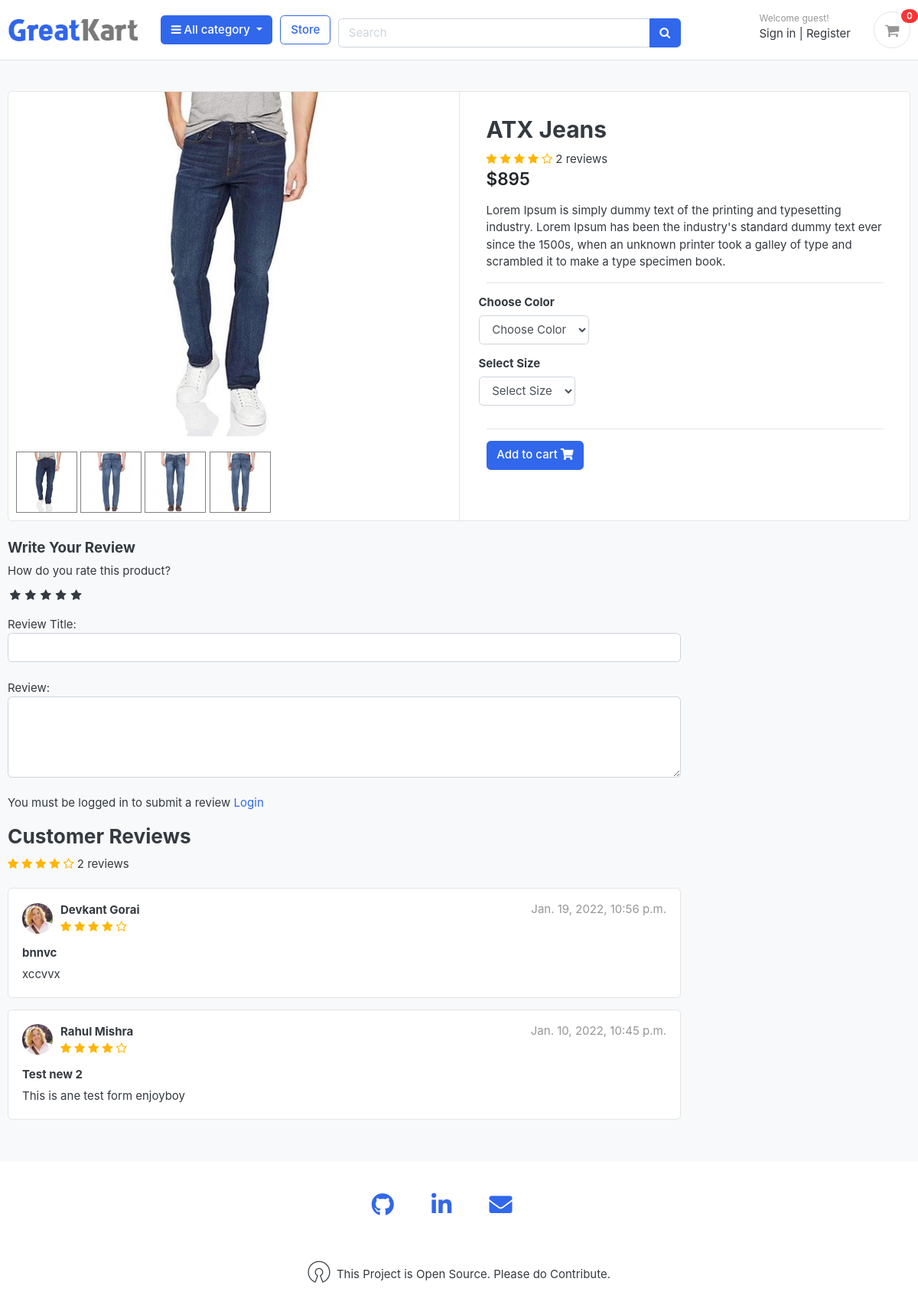
/store/category/jeans/atx-jeans/, run on an earlier commit of the app's database.
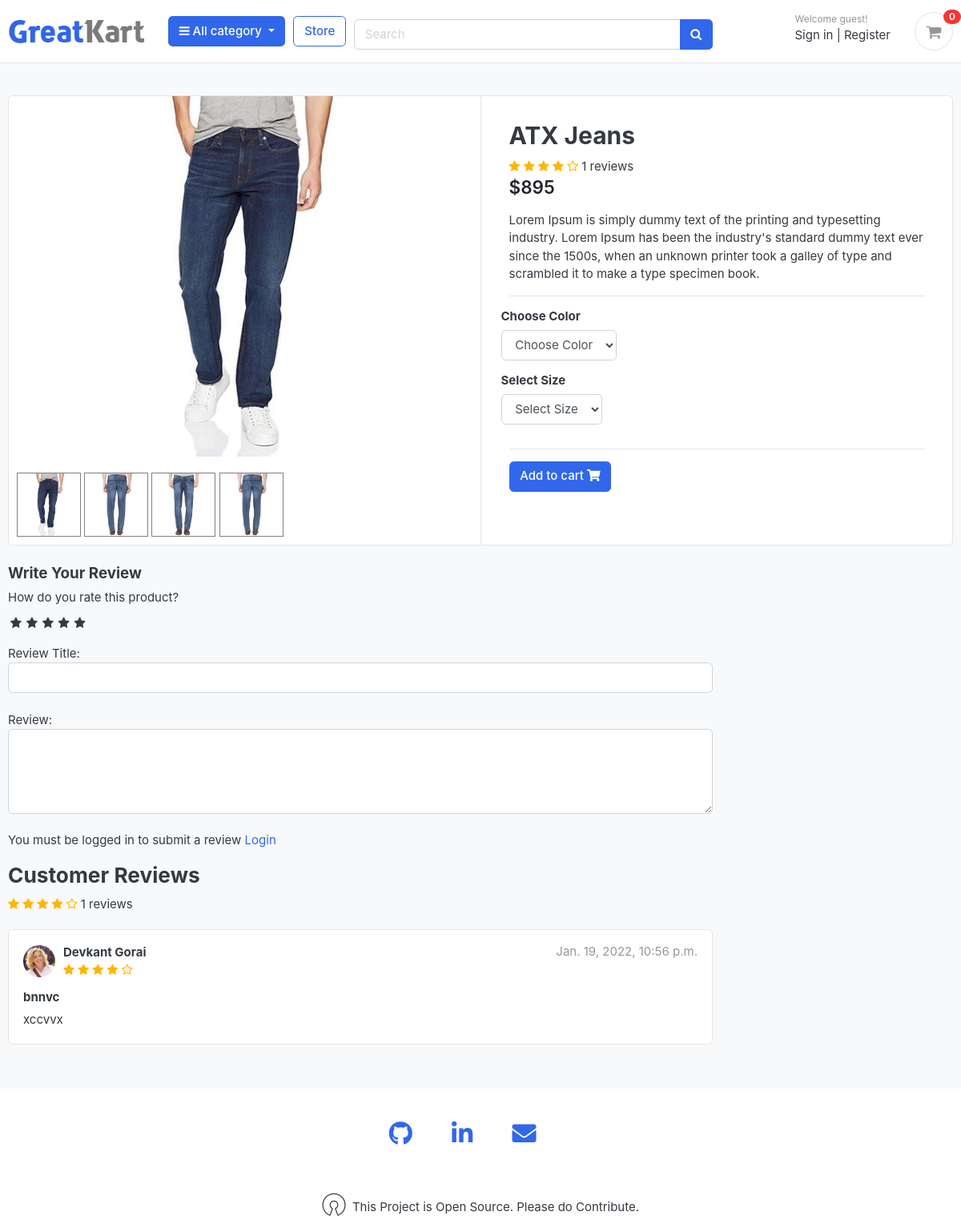
And on a later commit of the database.
### store/models.py (models this page shows, shortened)
class Product(models.Model):
	product_name = models.CharField(max_length=255,unique=True)
	slug = models.SlugField(max_length=200,unique=True)
	description = models.TextField(max_length=500,blank = True)
	price = models.IntegerField()
	images = models.ImageField(upload_to='photos/products')
	stock = models.IntegerField()
	is_available = models.BooleanField(default=True)
	category = models.ForeignKey(Category, on_delete=models.CASCADE)
	created_date = models.DateTimeField(auto_now_add = True)
	modified_date = models.DateTimeField(auto_now = True)
	def averageReview(self):
		reviews = ReviewRating.objects.filter(product = self, status = True).aggregate(average= Avg('rating'))
		avg = 0
		if reviews['average'] is not None:
			avg = float(reviews['average'])
		return avg
	def countReview(self):
		reviews = ReviewRating.objects.filter(product = self, status =True).aggregate(count = Count('id'))
		count = 0
		if reviews['count'] is not None:
			count = int(reviews['count'])
		return count

class ProductGallery(models.Model):
	product = models.ForeignKey(Product,default=None,on_delete=models.CASCADE)
	image = models.ImageField(upload_to='store/products',max_length=255)
	class Meta:
		verbose_name = 'productgallery'
		verbose_name_plural = 'product gallery'

class ReviewRating(models.Model):
	product = models.ForeignKey(Product,on_delete=models.CASCADE)
	user = models.ForeignKey(Account,on_delete=models.CASCADE)
	subject = models.CharField(max_length = 100,blank=True)
	review = models.TextField(max_length =500,blank=True)
	rating = models.FloatField()
	ip = models.CharField(max_length =20,blank=True)
	status = models.BooleanField(default = True)
	created_at = models.DateTimeField(auto_now_add=True)
	updated_at = models.DateTimeField(auto_now=True)

### accounts/models.py (models this page shows, shortened)
class Account(AbstractBaseUser):
	first_name = models.CharField(max_length=50)
	last_name = models.CharField(max_length=50)
	username = models.CharField(max_length=50,unique=True)
	email = models.EmailField(max_length=50,unique=True)
	phone_number = models.CharField(max_length=50)
	date_joined = models.DateTimeField(auto_now_add=True)
	last_login = models.DateTimeField(auto_now_add=True)
	is_admin = models.BooleanField(default=False)
	is_staff = models.BooleanField(default=False)
	is_active = models.BooleanField(default=False)
	is_superadmin = models.BooleanField(default=False)
	USERNAME_FIELD = 'email'
	REQUIRED_FIELDS = ['username','first_name','last_name']
	objects = MyAccountManager()
	def full_name(self):
		return f'{self.first_name} {self.last_name}'

### store/views.py (the view)
# urls.py: path('category/<slug:category_slug>/<slug:product_slug>/', views.product_detail , name='product_detail'),
def product_detail(request,category_slug,product_slug):
	try:
		single_product = Product.objects.get(category__slug = category_slug,slug = product_slug)
		in_cart = CartItem.objects.filter(cart__cart_id = _cart_id(request),product = single_product)
	except Exception as e:
		raise e
	if request.user.is_authenticated:
		try:
			orderproduct = OrderProduct.objects.filter(user = request.user, product_id = single_product.id).exists()
		except:
			orderproduct = None
	else:
		orderproduct = None
	reviews = ReviewRating.objects.filter(product_id = single_product.id, status = True)
	product_gallery = ProductGallery.objects.filter(product_id=single_product.id)
	context = {
		'single_product': single_product,
		'in_cart': in_cart,
		'orderproduct':orderproduct,
		'reviews': reviews,
		'product_gallery':product_gallery
	}
	return render(request,'store/product_detail.html',context)

### templates/store/product_detail.html (shortened to what this page needs)
{% extends "base.html" %}
{% load static %}
{% block content %}
<section class="section-content padding-y bg">
<div class="container">
<div class="card">
	<div class="row no-gutters">
		<aside class="col-md-6">
<article class="gallery-wrap">
	<div class="img-big-wrap mainImage">
		<center>
		<img src="{{single_product.images.url}}">
		</center>
	</div>
</article>
<ul class="thumb" >
	<li>
	<a href="{{single_product.images.url}}" target="mainImage"><img src="{{single_product.images.url}}" alt="Product Image"></a>
		{% for i in product_gallery %}
			<a href="{{i.image.url}}" target="mainImage"><img src="{{i.image.url}}" alt="Product Image"></a>
		{% endfor %}
	</li>
</ul>
</aside>
<main class="col-md-6 border-left">
<form action="{% url 'add_cart' single_product.id %}" method="POST">
	<article class="content-body">
		<h2 class="title">{{single_product.product_name}}</h2>
		<div class="rating-star">
					<span>
						<i class="fa fa-star{% if single_product.averageReview < 0.5 %}-o{% elif single_product.averageReview  >= 0.5 and single_product.averageReview < 1 %}-half-o {% endif %}" aria-hidden="true"></i>
						<i class="fa fa-star{% if single_product.averageReview < 1.5 %}-o{% elif single_product.averageReview  >= 1.5 and single_product.averageReview < 2 %}-half-o {% endif %}" aria-hidden="true"></i>
						<i class="fa fa-star{% if single_product.averageReview < 2.5 %}-o{% elif single_product.averageReview  >= 2.5 and single_product.averageReview < 3 %}-half-o {% endif %}" aria-hidden="true"></i>
						<i class="fa fa-star{% if single_product.averageReview < 3.5 %}-o{% elif single_product.averageReview  >= 3.5 and single_product.averageReview < 4 %}-half-o {% endif %}" aria-hidden="true"></i>
						<i class="fa fa-star{% if single_product.averageReview < 4.5 %}-o{% elif single_product.averageReview  >= 4.5 and single_product.averageReview < 5 %}-half-o {% endif %}" aria-hidden="true"></i>
					</span>
					<span>
					{{single_product.countReview}} reviews
					</span>
				</div>
		<div class="mb-3">
			<var class="price h4">${{single_product.price}}</var>
		</div>
		<p>{{single_product.description}}</p>
	<hr>
		<div class="row">
			<div class="item-option-select">
			<h6>Choose Color</h6>
			<select class="form-control" name="color" required>
				<option value="" disabled selected >Choose Color</option>
			</select>
			</div>
		</div>
		<div class="row">
			<div class="item-option-select">
				<h6 >Select Size</h6>
				<select class="form-control" name="size" required>
					 <option value="" disabled selected >Select Size</option>
				</select>
			</div>
		</div>
		<hr>
		{% if single_product.stock <= 0 %}
			<h5 class="text-danger" >Out of Stock</h5>
		{% else %}
			<button class="btn btn-primary text" type="submit">Add to cart <i class="fas fa-shopping-cart"></i>  </button>
		{% endif %}
	</article>
</form>
			</main>
		</div>
	</div>
	<br>
	<div class="row">
		<div class="col-md-9">
			<form action="{% url 'submit_review' single_product.id %}" method="POST">
				<h5>Write Your Review</h5>
				<div>
					<label > How do you rate this product?</label>
					<br>
						<div class="rate">
							<label for="rating10" title="5"></label>
							<label for="rating8" title="4"></label>
							<label for="rating6" title="3"></label>
							<label for="rating4" title="2"></label>
							<label for="rating2" title="1"></label>
						</div>
						<br>
					Review Title:
					<input type="text" class="form-control" name="subject">
					<br>
					Review:
					<textarea name="review" rows="4" class="form-control"></textarea>
					<br>
					{% if user.is_authenticated %}
						{% if orderproduct %}
							<input type="submit" value="Submit Review" class="btn btn-primary">
						{% else %}
							<p>You must purchase the product to submit a review.</p>
						{% endif %}
					{% else %}
					<p>You must be logged in to submit a review <span><a href="{% url 'login' %}">Login</a></span> </p>
					{% endif %}
				</div>
			</form>
			<header class="section-heading">
				<h3>Customer Reviews </h3>
				<div class="rating-star">
					<span>
						<i class="fa fa-star{% if single_product.averageReview < 0.5 %}-o{% elif single_product.averageReview  >= 0.5 and single_product.averageReview < 1 %}-half-o {% endif %}" aria-hidden="true"></i>
						<i class="fa fa-star{% if single_product.averageReview < 1.5 %}-o{% elif single_product.averageReview  >= 1.5 and single_product.averageReview < 2 %}-half-o {% endif %}" aria-hidden="true"></i>
						<i class="fa fa-star{% if single_product.averageReview < 2.5 %}-o{% elif single_product.averageReview  >= 2.5 and single_product.averageReview < 3 %}-half-o {% endif %}" aria-hidden="true"></i>
						<i class="fa fa-star{% if single_product.averageReview < 3.5 %}-o{% elif single_product.averageReview  >= 3.5 and single_product.averageReview < 4 %}-half-o {% endif %}" aria-hidden="true"></i>
						<i class="fa fa-star{% if single_product.averageReview < 4.5 %}-o{% elif single_product.averageReview  >= 4.5 and single_product.averageReview < 5 %}-half-o {% endif %}" aria-hidden="true"></i>
					</span>
					<span>
					{{single_product.countReview}} reviews
					</span>
				</div>
			</header>
			{% for review in reviews %}
			<article class="box mb-3">
				<div class="icontext w-100">
					<img src="{% static './images/avatars/avatar1.jpg' %}" class="img-xs icon rounded-circle">
					<div class="text">
						<span class="date text-muted float-md-right">{{review.updated_at}}</span>
						<h6 class="mb-1">{{review.user.full_name}}</h6>
						<div class="rating-star">
							<span>
								<i class="fa fa-star{% if review.rating == 0.5 %}-half-o{% elif review.rating < 1 %}-o {% endif %}" aria-hidden="true"></i>
								<i class="fa fa-star{% if review.rating == 1.5 %}-half-o{% elif review.rating < 2 %}-o {% endif %}" aria-hidden="true"></i>
								<i class="fa fa-star{% if review.rating == 2.5 %}-half-o{% elif review.rating < 3 %}-o {% endif %}" aria-hidden="true"></i>
								<i class="fa fa-star{% if review.rating == 3.5 %}-half-o{% elif review.rating < 4 %}-o {% endif %}" aria-hidden="true"></i>
								<i class="fa fa-star{% if review.rating == 4.5 %}-half-o{% elif review.rating < 5 %}-o {% endif %}" aria-hidden="true"></i>
							</span>
						</div>
					</div>
				</div>
				<div class="mt-3">
				<h6>{{review.subject}}</h6>
					<p>
						{{review.review}}
					</p>
				</div>
			</article>
			{% endfor %}
	</div>
</div>
</div>
</section>
{% endblock content %}

### templates/base.html (shortened to what this page needs)
<!DOCTYPE HTML>
{% load static %}
<html lang="en">
<head>
<link href="{% static 'css/bootstrap.css' %}" rel="stylesheet" type="text/css"/>
<link href="{% static 'fonts/fontawesome/css/all.min.css' %}" type="text/css" rel="stylesheet">
<link href="{% static 'css/ui.css' %}" rel="stylesheet" type="text/css"/>
<link href= "{% static 'css/responsive.css' %}" rel="stylesheet" media="only screen and (max-width: 1200px)" />
<link rel="stylesheet" href="https://cdnjs.cloudflare.com/ajax/libs/font-awesome/4.7.0/css/font-awesome.min.css">
<link href="{% static 'css/custom.css' %}" rel="stylesheet" type="text/css"/>
</head>
<body>
{% include "includes/navbar.html" %}
{% block content %}
{% endblock content %}
{% include "includes/footer.html" %}

### templates/includes/navbar.html (shortened to what this page needs)
{% load static %}
<header class="section-header">
<section class="header-main border-bottom">
	<div class="container">
<div class="row align-items-center">
	<div class="col-lg-2 col-md-3 col-sm-6 text-center">
		<a href="{% url 'home' %}" class="brand-wrap">
			<img class="logo" src="{% static './images/logo.png' %}">
		</a>
	</div>
	<div class="col-lg col-sm col-md col-6 flex-grow-0 text-center">
		<div class="category-wrap dropdown d-inline-block float-right">
			<button type="button" class="btn btn-primary dropdown-toggle" data-toggle="dropdown">
				<i class="fa fa-bars"></i> All category
			</button>
		</div>
	</div>
	<a href="{% url 'store' %}" class="btn btn-outline-primary">Store</a>
	<div class="col-lg col-md-6 col-sm-12 mt-2">
		<form action="{% url 'search' %}" class="search" method="get">
			<div class="input-group w-100">
			    <input type="text" class="form-control" style="width:60%;" placeholder="Search" name = "keyword" >
			    <div class="input-group-append">
			      <button class="btn btn-primary" type="submit">
			        <i class="fa fa-search"></i>
			      </button>
			    </div>
		    </div>
		</form>
	</div>
	<div class="col-lg-3 col-sm-6 col-8 order-2 order-lg-3">
				<div class="d-flex justify-content-end mb-3 mb-lg-0">
				{% if user.id is None %}
					<div class="widget-header">
						<small class="title text-muted">Welcome guest!</small>
						<div>
							<a href="{% url 'login' %}">Sign in</a> <span class="dark-transp"> | </span>
							<a href="{% url 'register' %}"> Register</a>
						</div>
					</div>
				{% endif %}
					<a href="{% url 'cart' %}" class="widget-header pl-3 ml-3">
						<div class="icon icon-sm rounded-circle border"><i class="fa fa-shopping-cart"></i></div>
						<span class="badge badge-pill badge-danger notify">{{cart_count}}</span>
					</a>
				</div>
			</div>
</div>
	</div>
</section>
</header>

### templates/includes/footer.html (shortened to what this page needs)
<footer class="page-footer font-small cyan darken-3">
  <div class="container">
    <div class="row text-center">
      <div class="col-md-12 py-5">
        <div class="mb-1 flex-center">
          <a class="fb-ic" href="#">
            <i class="fab fa-github fa-lg white-text mr-5 md-1 fa-2x"></i>
          </a>
          <a class="tw-ic" href="#">
            <i class="fab fa-linkedin fa-lg white-text mr-5 md-1 fa-2x"> </i>
          </a>
          <a class="gplus-ic" href="#">
            <i class="fas fa-envelope fa-lg white-text mr-5 md-1 fa-2x"> </i>
          </a>
        </div>
      </div>
    </div>
  </div>
  <div class="footer-copyright text-center py-3"> <i class="fab fa-osi fa-lg white-text mr-1 md-1 fa-2x"></i> This Project is Open Source. Please do Contribute.
  </div>
</footer>
</body>
</html>

What changed in the data, as far as the page shows it:
removed ReviewRating: updated_at "Jan. 10, 2022, 10:45 p.m.", user.full_name "Rahul Mishra", rating 4 (drawn), subject "Test new 2", review "This is ane test form enjoyboy"
computed for Product "ATX Jeans": countReview "2" → "1"
